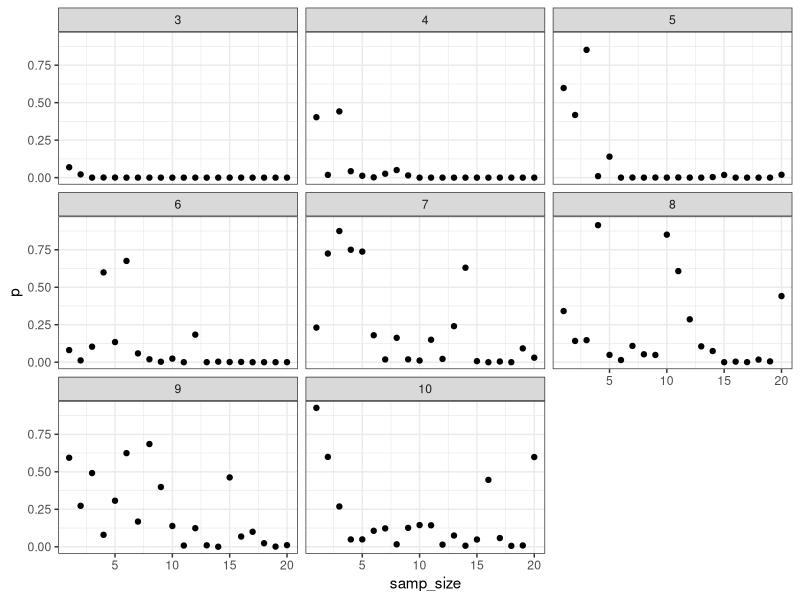
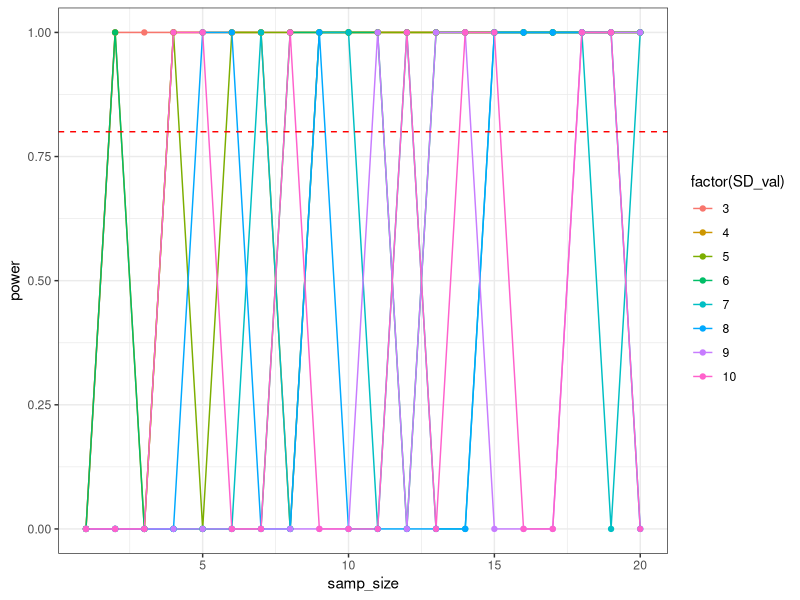
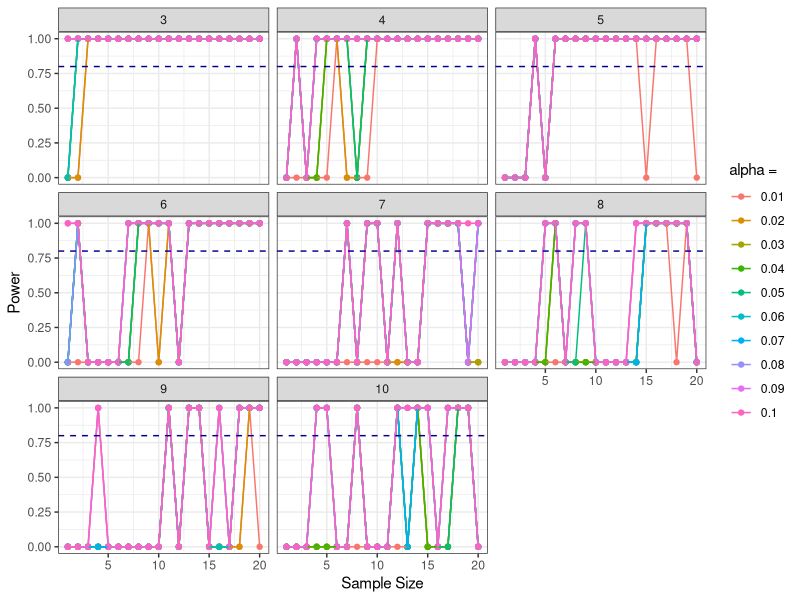

The R script that drew these images, in order:
## ---- chunk 1
knitr::opts_chunk$set(echo = TRUE)
library(dplyr)
library(tidyverse)
library(ggplot2)
## ---- chunk 2
# 3.1) Create the dataframe
my_data <- data.frame(samp_size = rep(1:20, 500))
#Create a vector of Standard Deviation values 3-10
SD_val <- c(3:10)
#Cross my data with SD_values to add a column
my_data <- crossing(my_data, SD_val)
#Add a column for each value to have keep its own unique row and add sample_mean
my_data <- my_data %>%
  group_by(1:n()) %>%
  mutate(sample_mean = mean(rnorm(samp_size, 85, SD_val))) %>%
  ungroup()

#3.2) Add columns for Standard Error (se_y), z, and p

my_data <- my_data %>%
  mutate(se_y = SD_val/(sqrt(samp_size))) %>%
  mutate(z = (sample_mean - 80)/se_y)%>%
  mutate(p = 2* pnorm(abs(z), lower.tail = FALSE)) %>%
  ungroup()

#Plot p by sample size, using facet_wrap for different SD values
my_plot <- ggplot(data = my_data, mapping = aes(x = samp_size,
                                     y = p))+
  geom_point() +
  facet_wrap(~SD_val)+
  theme_bw()
my_plot
## ---- chunk 3
my_plot_data <- my_data %>%
  #for each sample size and Standard Deviation 
  group_by(samp_size, SD_val) %>%
  #calculate type 2 error rate for an alpha of 0.05
  summarise(error_rate = sum(p > 0.05)/n()) %>%
  ungroup() %>%
  #calculate power
  mutate(power = 1 - error_rate)

#Plot power with threshold of 0.8
ggplot(data = my_plot_data, mapping = aes(x = samp_size, 
        y = power, group = SD_val, color = factor(SD_val))) + 
        geom_line() + 
        geom_point() + 
        geom_hline(yintercept = 0.8, color = "red", 
                   lty = 2) + 
        theme_bw()
## ---- chunk 4
#Establish multiple alphas 
alpha <- seq(0.01, 0.1, .01)
my_alpha_data <- my_data %>%
  #add to my data
  crossing(alpha = alpha) %>%
  group_by(samp_size, alpha, SD_val) %>%
  #calculate type 2 error rate
  summarise(error_rate = sum(p > alpha)/n()) %>%
  ungroup() %>%
  #specify power
  mutate(power = 1 - error_rate)

#plot
ggplot(data = my_alpha_data, 
       mapping = aes(x = samp_size, y = power, color = factor(alpha), group = alpha)) + 
  geom_point() + 
  geom_line() + 
  facet_wrap (~SD_val) + 
  geom_hline(yintercept = 0.8, color = "darkblue", 
             lty = 2) + 
  labs(x = "Sample Size", y = "Power", color = "alpha = ")+
  theme_bw()

